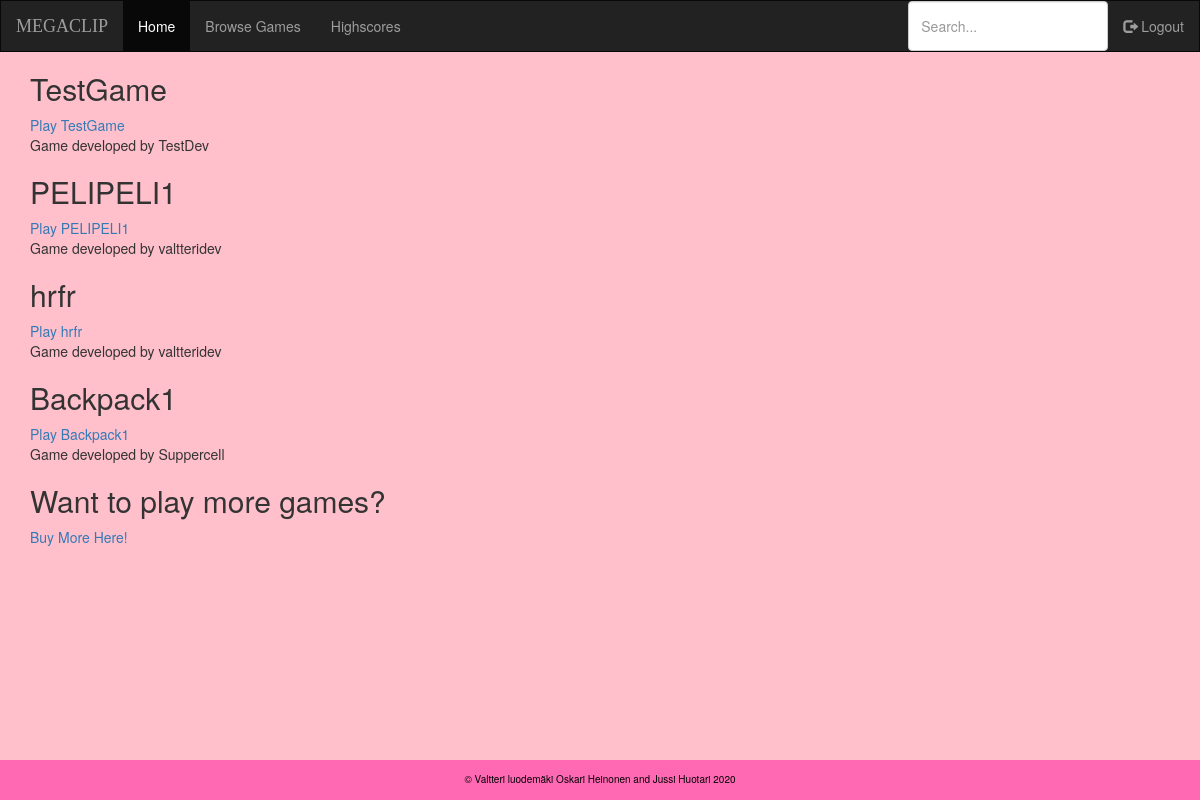
The app's page / (signed in), older data.
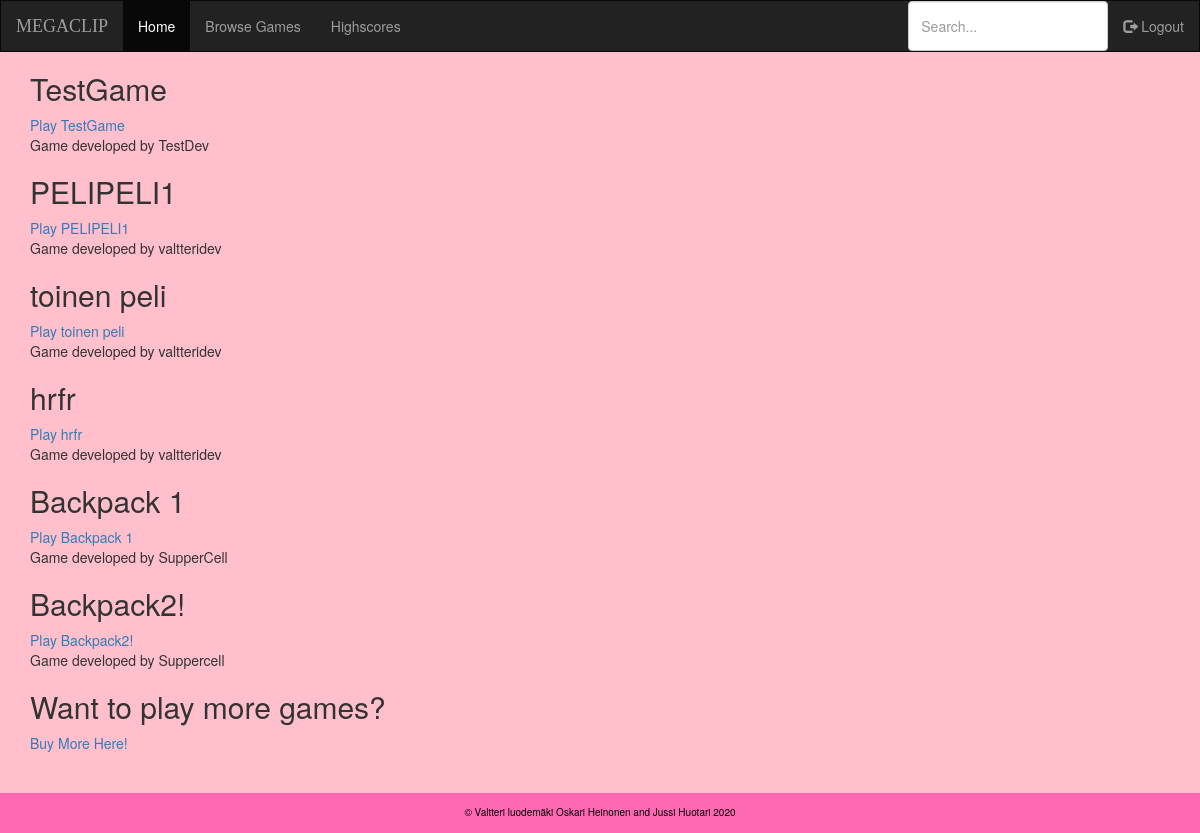
The same page, newer data.
### gamestore/models.py (models this page shows, shortened)
class Game(models.Model):
    name = models.CharField(max_length=255, primary_key=True, unique=True)
    url = models.URLField(max_length=255)
    price = models.DecimalField(max_digits=20, decimal_places=2)
    developer = models.ForeignKey('users.CustomUser', on_delete=models.CASCADE, null=True)

### users/models.py (models this page shows)
class CustomUser(AbstractUser):
    usertype = models.CharField(max_length=10)
    games = models.ManyToManyField('gamestore.Game')
    test = models.CharField(max_length=10, choices=usertypes)
    def __str__(self):
        return self.username

### gamestore/views.py (the view)
# urls.py: path('', views.home, name='home'),
def home(request):
    context = {
        'games' :Game.objects.all(),
        'home_page' : 'active'
    }
    return render(request, "home.html", context)

### templates/home.html (shortened to what this page needs)
{% extends 'base.html' %}
{% block content %}
{% if user.is_authenticated %}
  {% if user.usertype == "['dev']" %}
  {% for game in games %}
    {% if game.developer == user  %}
      <h2>{{game.name}}</h2>
      <a href="{% url 'game-detail' game.name %}"> Visit {{ game.name }} detail page</a> <br>
    {% endif %}
  {% endfor %}
  {% else %}
    {% for game in games %}
      {% if game in user.games.all  %}
        <h2>{{game.name}}</h2>
        <a href="{% url 'game-detail' game.name %}">Play {{ game.name }}</a> <br>
        <p>Game developed by {{ game.developer }}</p>
      {% endif %}
    {% endfor %}
      <h2>Want to play more games?</h2>
      <a href="{% url 'browse_games' %}"> Buy More Here!</a>
    {% endif %}
{% else %}
  <p>You are not logged in</p>
  <a href="{% url 'login' %}">login</a>
  <a href="{% url 'signup' %}">register</a>
{% endif %}
{% endblock content %}

Row changes from the older to the newer data that the page shows:
removed Game: name "Backpack1", developer "Suppercell"
now on this page (row unchanged): Game: name "toinen peli", developer "valtteridev"
added Game: name "Backpack 1", developer "SupperCell"
added Game: name "Backpack2!", developer "Suppercell"
